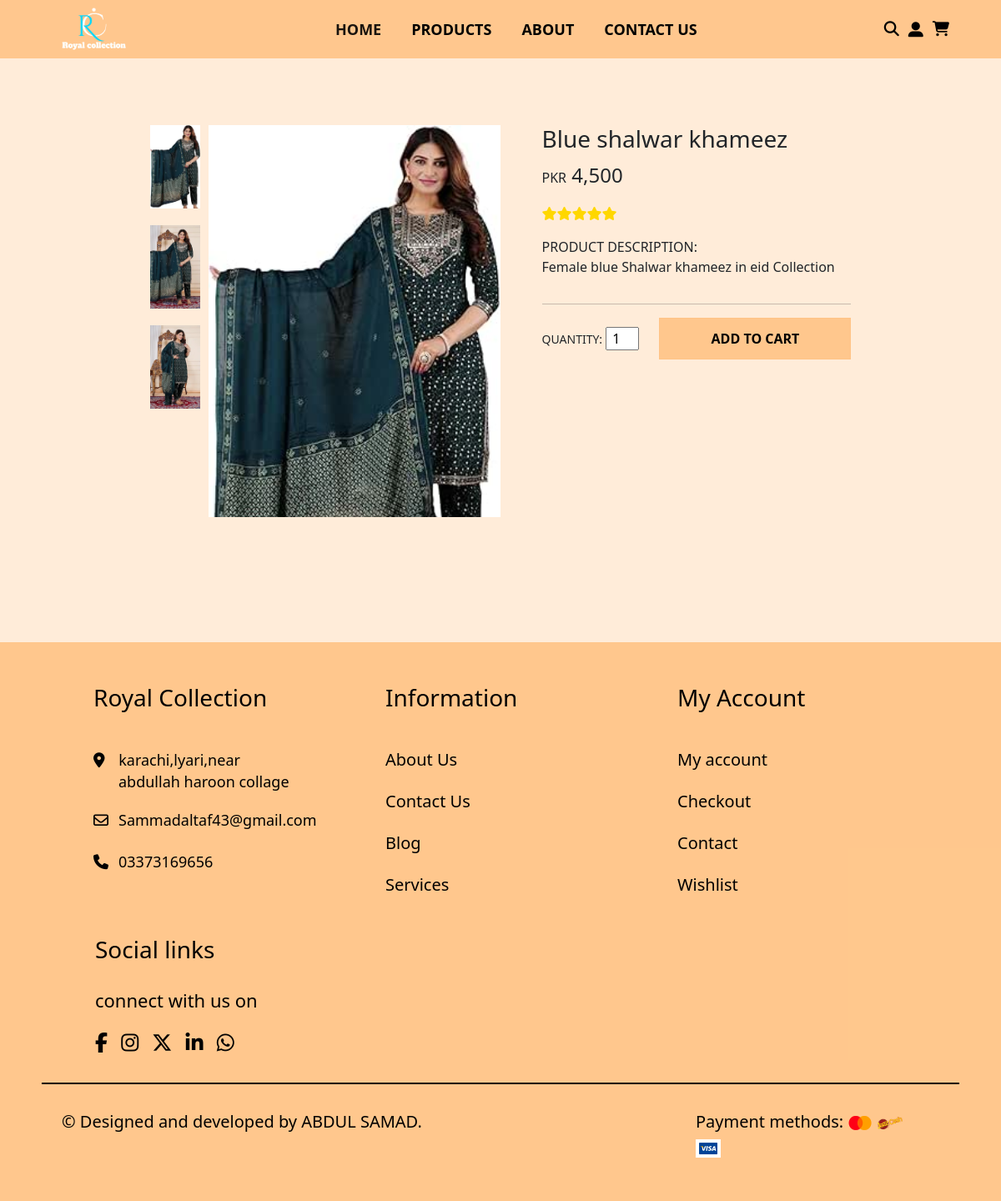
The app's page /product-details.php?product_id=22 with its own data.
### tables this page shows
CREATE TABLE `products` (
  `product_id` int(11) NOT NULL,
  `product_name` varchar(255) NOT NULL,
  `product_price` varchar(255) NOT NULL,
  `product_rating` varchar(255) DEFAULT NULL,
  `product_img` text DEFAULT NULL,
  `product-img-2` text NOT NULL,
  `product-img-3` text NOT NULL,
  `product-desc` varchar(255) NOT NULL
);

### product-details.php (the view, shortened to what this page needs)
<?php
  include 'connection.php';
    if(isset($_GET['product_id']) && is_numeric($_GET['product_id'])){
        $product_ID = $_GET['product_id'];
    }else{
        $product_ID = 1;
    }
    $select_query = "SELECT * FROM products WHERE product_id = $product_ID";
    $result = mysqli_query($con,$select_query);
    if($result){
        $product_data = mysqli_fetch_assoc($result);
    }
?>
<!DOCTYPE html>
<html lang="en">
<head>
  <link href="https://cdn.jsdelivr.net/npm/bootstrap@5.2.3/dist/css/bootstrap.min.css" rel="stylesheet"
>
  <link rel="stylesheet" href="https://cdnjs.cloudflare.com/ajax/libs/font-awesome/6.6.0/css/all.min.css"
 />
  <link rel="stylesheet" href="css-files-floder/style.css">
  <link rel="stylesheet" href="css-files-floder/product-details.css">
    <?php
      include 'navbar.php';
    ?>
</head>
<body>
        <section class="product-detail-section">
            <div class="product-detail-main-container">
                <div class="products-detail-left-content">
                <div class="other-imgs">
                    <div class="product-img-1 p-o-img">
                        <img src="admin/<?php echo $product_data['product_img'];?>" alt="" onmouseover="changeImage(this)">
                    </div>
                    <div class="product-img-2 p-o-img">
                        <img src="admin/<?php echo $product_data['product-img-2'];?>" alt="" onmouseover="changeImage(this)">
                    </div>
                    <div class="product-img-3 p-o-img">
                        <img src="admin/<?php echo $product_data['product-img-3'];?>" alt="" onmouseover="changeImage(this)">
                    </div>
                </div>
                <div class="main-img">
                    <img  id="mainImg" src="admin/<?php echo $product_data['product_img'];?>" alt="" >
                </div>
                </div>
            <div class=" products-details-right-content">
                <h3><?php echo $product_data['product_name'];?></h3>
                <p class="product-details-para1"><span>PKR</span> <?php echo number_format($product_data['product_price']);?></p>
                <p class="product-details-para2">
                <?php
                $rating = $product_data['product_rating'];
                 for($i = 1; $i <=5; $i++){
                    if($i<=$rating){
                        echo '<i class="fa-solid fa-star"></i>';
                    }else{
                        echo '<i class="fa-regular fa-star"></i>';
                    }
                 }
                ?></p>
                <p class="product-details-para3">PRODUCT DESCRIPTION: <br><?php echo $product_data['product-desc'];?></p>
                <hr class="product-detail-page-line">
                <div class="qty-add-cart">
                    <form method="GET" action="add-to-cart.php">
                        <label for="">QUANTITY:</label>
                        <input type="number" class="qty" name="qty" value="1" min="1">
                        <input type="submit" value="ADD TO CART" name="" class ="add-to-cart" placeholder="ADD TO CART">
                    </form>
                </div>
            </div>
        </div>
        </section>
    <?php include 'footer.php'; ?>
</body>
</html>

### css-files-floder/style.css (style rules this page uses)
* { margin: 0; padding: 0; box-sizing: border-box; }
body { width: 100%; position: relative; background-color:#ffecd9 !important; height: 100vh; }

### css-files-floder/product-details.css (style rules this page uses)
* { margin: 0; padding: 0; box-sizing: border-box; }
.product-detail-section { display: flex; justify-content: center; margin: 150px 50px; }
.product-detail-main-container { display: flex; gap: 50px; }
.products-detail-left-content { display: flex; }
.products-details-right-content { display: flex; flex-direction: column; }
.other-imgs { display: flex; flex-direction:column ; gap: 20px; margin-right: 10px; }
.other-imgs .product-img-1, .product-img-2, .product-img-3 { width: 60px; height: 100px; }
.other-imgs img { width: 100%; height: 100%; object-fit: cover; object-position: top center; }
.main-img { display: flex; height: 470px; width: 350px; }
.main-img img { object-fit: cover; object-position:top ; width: 100%; height: 100%; }
.main-img img { height: 100%; width: 100%; }
.product-details-para1 { font-size: 24px; }
.product-details-para1 span { font-size: 16px; }
.fa-star { color: gold; }
.product-details-para3 { font-size: 16px; }
.qty-add-cart label { font-size: 14px; }
.qty { width: 40px; text-align: center; }
.add-to-cart { background-color: rgba(255, 196, 133, 0.9); width: 230px; height: 50px; border: 1px solid rgba(255, 196, 133, 0.9); font-weight: 600; margin-left: 20px; transition: all ease-in-out 0.3s; }

### records on screen
products: product_img (picture), value (picture), product_name "Blue shalwar khameez", product_price "4,500", product_rating "5" (drawn), value "Female blue Shalwar khameez in eid Collection"
